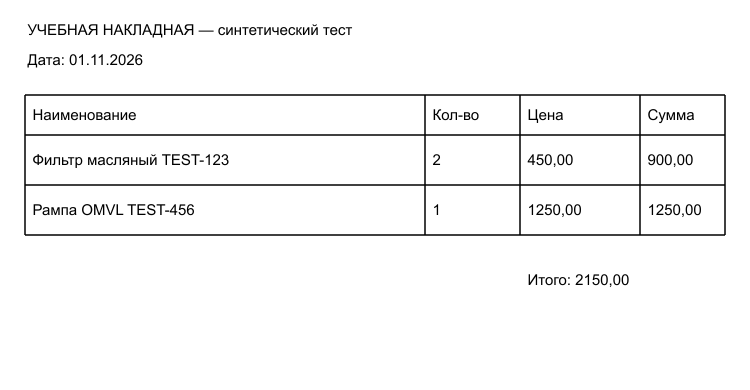
#> input picture infra/invoice-ocr/fixtures/original.png, 1500 x 780 px (shown at 1/2 size)
$ python -i ocr_core.py   (imports and definitions only)
#> lines starting #> are read from the running program, lines starting #| are printed output that depends on the picture; after the words box and inside, x2 and y2 are one past the last pixel; in counts of white or black regions, pixels touching at a corner belong together
"""Bounded printed-invoice OCR. No catalog, database or network access.

Geometry comes from pixels/word boxes, never invoice-specific coordinates.
Cells preserve OCR evidence; low-confidence numbers are blank for manual input.
"""
from __future__ import annotations

import csv
import io
import json
import math
import os
import re
import resource
import statistics
import subprocess
import sys
import tempfile
import time
import warnings
from decimal import Decimal, InvalidOperation
from pathlib import Path

import cv2
import numpy as np
from PIL import Image, ImageOps, UnidentifiedImageError

# [1 line not run here, left out]
Image.MAX_IMAGE_PIXELS = 20_000_000
MAX_BYTES = 10 * 1024 * 1024
MAX_PIXELS = 20_000_000
MAX_EDGE = 3000
MAX_CELLS = 2048
MAX_WORDS = 12000
NUMERIC_CONFIDENCE = 80.0
PAGE_SECONDS = 21.0


class OcrError(Exception):
    def __init__(self, code: str):
        self.code = code
        super().__init__(code)


def normalize(text: str) -> str:
    return re.sub(r"[^\w]+", " ", text.lower().replace("ё", "е")).strip()


# [50 lines left out: functions header_kind, decimal_cell, decode_image, not called in this run]


def binary(gray: np.ndarray) -> np.ndarray:
    return cv2.threshold(gray, 0, 255, cv2.THRESH_BINARY_INV | cv2.THRESH_OTSU)[1]


def rotate_quarter(gray: np.ndarray, angle: int) -> np.ndarray:
    return np.ascontiguousarray(np.rot90(gray, -(angle // 90)))


# [22 lines left out: function deskew, not called in this run]


def positions(projection: np.ndarray, threshold: float, offset: int = 0) -> list[int]:
    indices = np.flatnonzero(projection >= threshold)
    if not len(indices):
        return []
    chunks = np.split(indices, np.where(np.diff(indices) > 3)[0] + 1)
    return [int(round(float(chunk.mean()))) + offset for chunk in chunks if len(chunk)]


def remove_grid(gray: np.ndarray) -> tuple[np.ndarray, list[tuple[list[int], list[int]]]]:
    h, w = gray.shape
    mask = binary(gray)
    horizontal = cv2.morphologyEx(mask, cv2.MORPH_OPEN,
                                  cv2.getStructuringElement(cv2.MORPH_RECT, (max(40, w // 20), 1)))
    vertical = cv2.morphologyEx(mask, cv2.MORPH_OPEN,
                                cv2.getStructuringElement(cv2.MORPH_RECT, (1, max(30, h // 30))))
    lines = cv2.bitwise_or(horizontal, vertical)
    contours, _ = cv2.findContours(cv2.dilate(lines, np.ones((3, 3), np.uint8)),
                                   cv2.RETR_EXTERNAL, cv2.CHAIN_APPROX_SIMPLE)
    grids = []
    for contour in contours:
        x, y, width, height = cv2.boundingRect(contour)
        if width < w * 0.25 or height < 50:
            continue
        xs = positions(np.count_nonzero(vertical[y:y+height, x:x+width], axis=0), max(25, height * 0.35), x)
        ys = positions(np.count_nonzero(horizontal[y:y+height, x:x+width], axis=1), max(40, width * 0.5), y)
        if len(xs) >= 3 and len(ys) >= 3 and (len(xs)-1) * (len(ys)-1) <= MAX_CELLS:
            grids.append((xs, ys))
    clean = gray.copy()
    clean[cv2.dilate(lines, np.ones((3, 3), np.uint8)) > 0] = 255
    return clean, sorted(grids, key=lambda grid: grid[1][0])[:8]


# [202 lines left out: functions run_tesseract, grouped_lines, make_cell, grid_tables, unruled_tables, header_columns and 3 more, not called in this run]


# [12 lines not run here, left out]

>>> import cv2
>>> picture = cv2.imread('fixtures/original.png', cv2.IMREAD_GRAYSCALE)
#> picture is the input picture: shape (780, 1500); min 0, max 255, mean 246.7
>>> result = remove_grid(picture)
#> in binary, `return cv2.threshold(gray, 0, 255, cv2.THRESH_BINARY_INV | cv2.THRESH_..`:
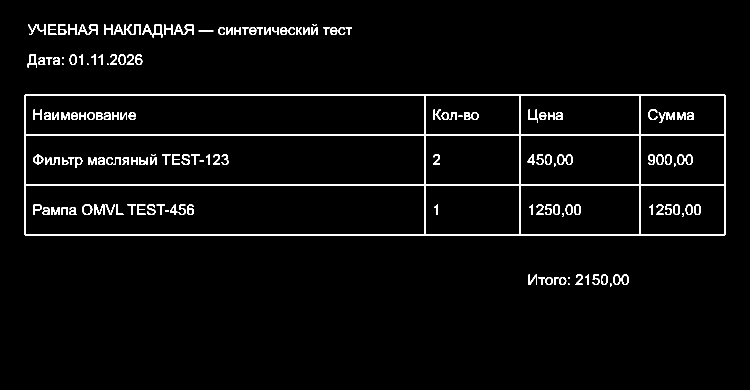
#> returned value: shape (780, 1500) (shown at 1/2 size); 4% white; 162 white regions (11 under 20 px), largest, box (x1, y1, x2, y2) and area: (48, 188, 1452, 472) 27808, (188, 408, 209, 430) 238, (305, 48, 325, 75) 223
#> in remove_grid, `horizontal = cv2.morphologyEx(mask, cv2.MORPH_OPEN, cv2.getStructuring..`:
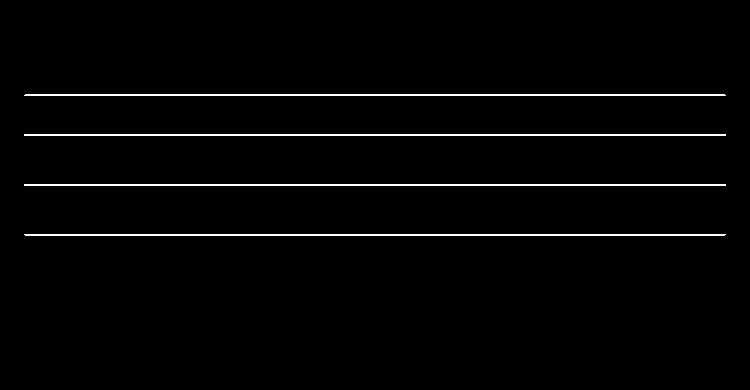
#> horizontal: shape (780, 1500) (shown at 1/2 size); 1.9% white; 4 white regions, box (x1, y1, x2, y2) and area: (48, 268, 1452, 272) 5616, (48, 368, 1452, 372) 5616, (48, 188, 1452, 192) 5608, (48, 468, 1452, 472) 5608
#> in remove_grid, `vertical = cv2.morphologyEx(mask, cv2.MORPH_OPEN, cv2.getStructuringEl..`:
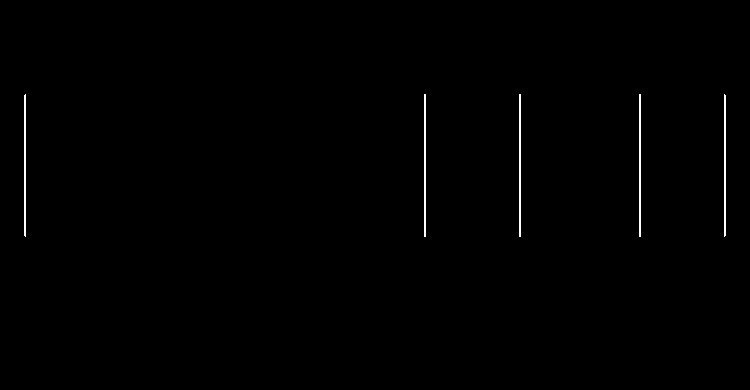
#> vertical: shape (780, 1500) (shown at 1/2 size); 0.48% white; 5 white regions, box (x1, y1, x2, y2) and area: (848, 189, 852, 473) 1136, (1038, 189, 1042, 473) 1136, (1278, 189, 1282, 473) 1136, (48, 189, 52, 473) 1128, (1448, 189, 1452, 473) 1128
#> in remove_grid, `lines = cv2.bitwise_or(horizontal, vertical)`:
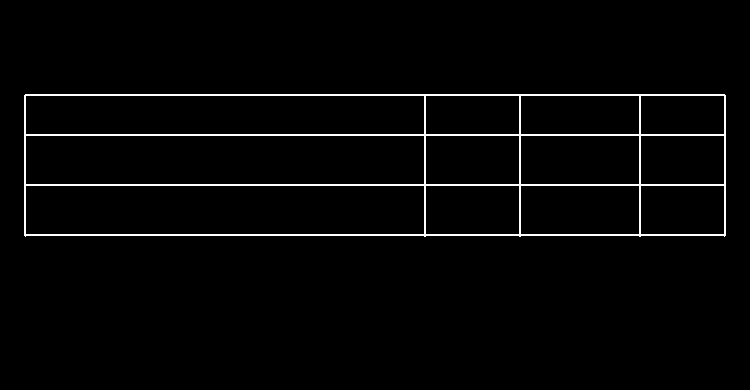
#> lines: shape (780, 1500) (shown at 1/2 size); 2.4% white; 1 white region
#> in remove_grid, `contours, _ = cv2.findContours(cv2.dilate(lines, np.ones((3, 3), np.ui..`: contours = 1 contour; box (x1, y1, x2, y2) and area: (47, 187, 1453, 474) 400440
#> the loop in remove_grid, `for contour in contours:` made 1 pass
#> (x, y, width, height, xs, ys) on pass 1: (47, 187, 1406, 287, [49, 849, 1039, 1279, 1449], [189, 269, 369, 469])
#> after the loop in remove_grid, `for contour in contours:`: grids = [([49, 849, 1039, 1279, 1449], [189, 269, 369, 469])]
#> in remove_grid, `clean[cv2.dilate(lines, np.ones((3, 3), np.uint8)) > 0] = 255`:
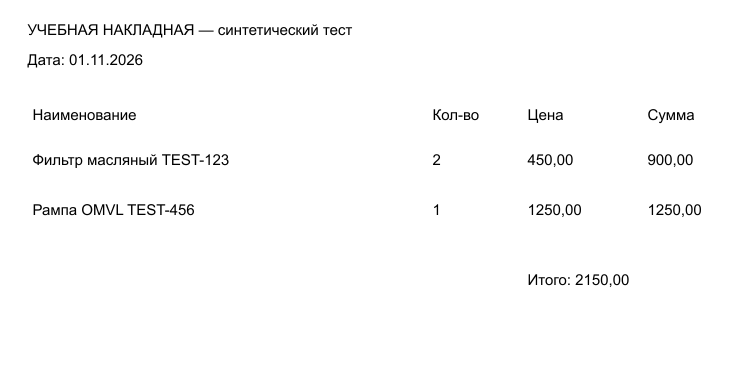
#> clean: shape (780, 1500) (shown at 1/2 size); 2.38% of pixels changed, all inside (x1, y1, x2, y2) = (48, 188, 1452, 472)
